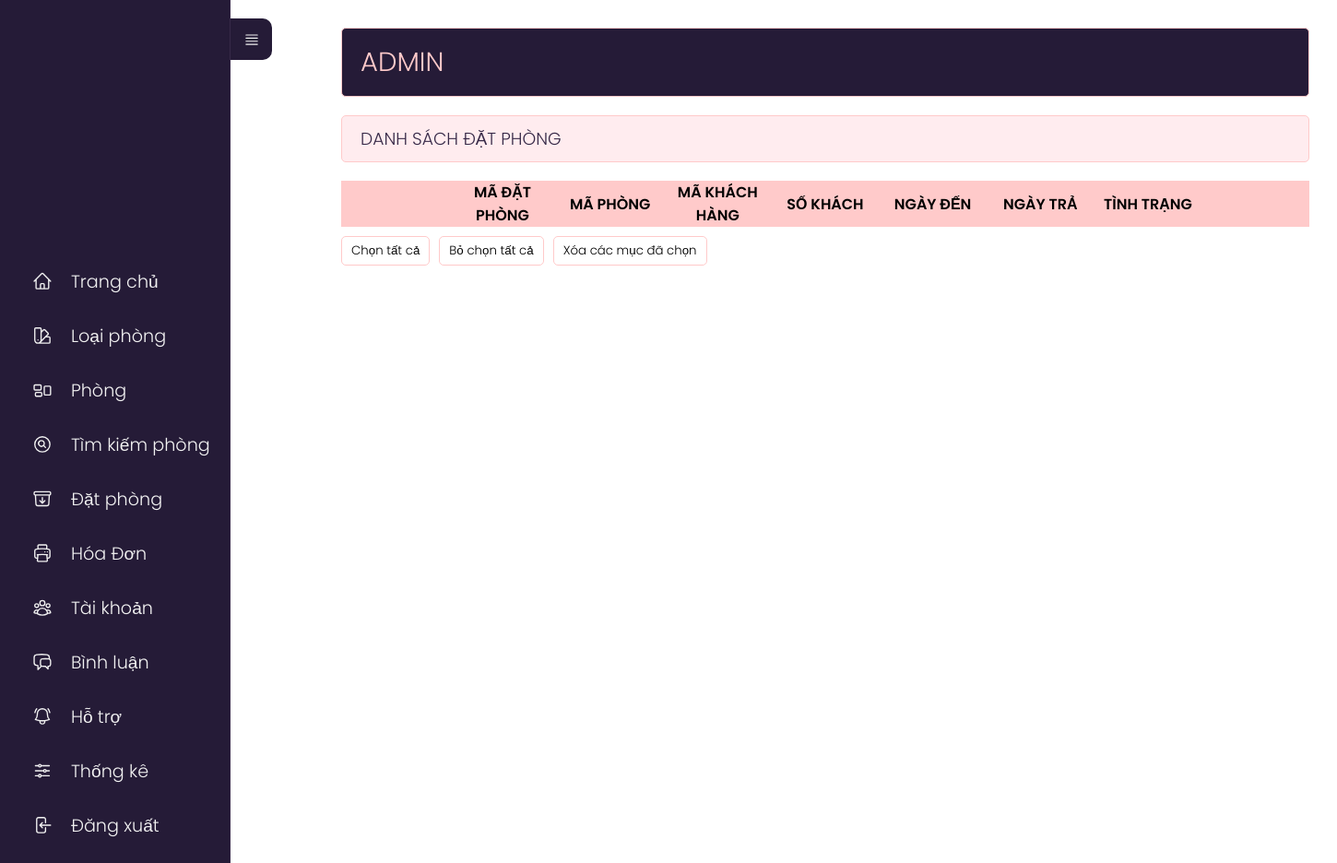
Page /admin/index.php?act=listdp (signed in) on the earlier database version.
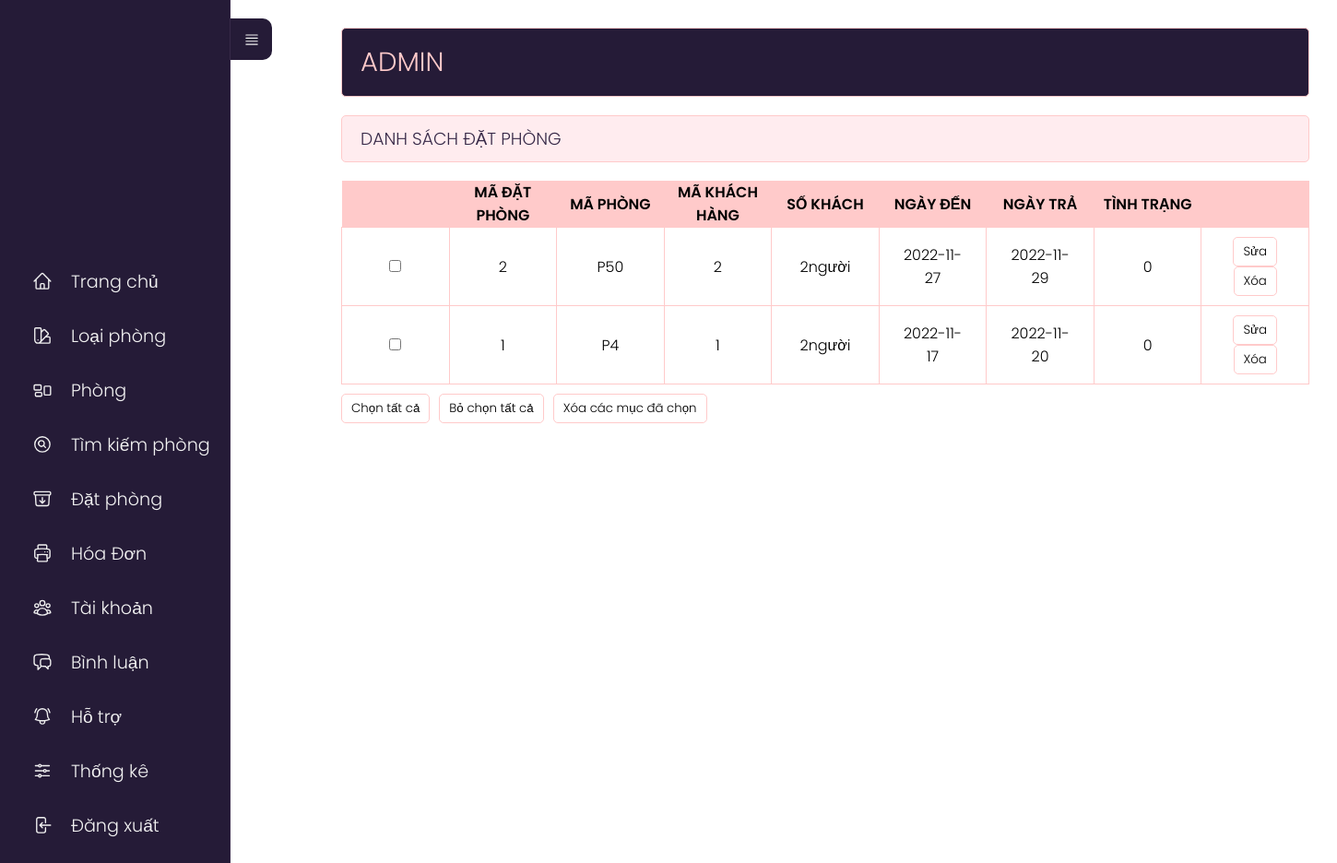
Same page on the later database version.
### tables this page shows
CREATE TABLE `datphong` (
  `id_order` int(11) NOT NULL,
  `id_phong` int(11) NOT NULL,
  `id_user` int(11) NOT NULL,
  `sokhach` int(2) NOT NULL,
  `ngayden` date NOT NULL,
  `ngaytra` date NOT NULL,
  `tinhtrang` tinyint(2) NOT NULL DEFAULT 0
);

### model/pdo.php (called while the page is built, shortened)
<?php
function pdo_get_connection(){
    $dburl = "mysql:host=localhost;dbname=khachsan;charset=utf8";
    $user = 'root';
    $password = '';
    $conn = new PDO($dburl, $user, $password);
    $conn->setAttribute(PDO::ATTR_ERRMODE, PDO::ERRMODE_EXCEPTION);
    return $conn;
}
function pdo_query($sql){
    $sql_args = array_slice(func_get_args(), 1);
    try{
        $conn = pdo_get_connection();
        $stmt = $conn->prepare($sql);
        $stmt->execute($sql_args);
        $rows = $stmt->fetchAll();
        return $rows;
    }
    catch(PDOException $e){
        throw $e;
    }
    finally{
        unset($conn);
    }
}

### model/datphong.php (called while the page is built, shortened)
<?php
    function loadall_datphong(){
        $sql="SELECT * FROM datphong order by id_order desc";
        $listdp=pdo_query($sql);
        return $listdp;
    }
?>

### admin/datphong/list.php (the view, shortened to what this page needs)
<div class="row">
    <div class="row mb headeradmin" style="width:1050px;">
        <h1 style="padding: 15px 0;">ADMIN </h1>
    </div>
    <div class="row formtittle" style="width:1050px;">
        <h3>DANH SÁCH ĐẶT PHÒNG</h3>
    </div>
    <div class="row formcontent">
        <form action="index.php?act=listdp" method="post">
            <div class="row mb10 formdshanghoa" style="width:1050px;">
                <table>
                    <tr>
                        <th></th>
                        <th>MÃ ĐẶT PHÒNG</th>
                        <th>MÃ PHÒNG</th>
                        <th>MÃ KHÁCH HÀNG</th>
                        <th>SỐ KHÁCH</th>
                        <th>NGÀY ĐẾN</th>
                        <th>NGÀY TRẢ</th>
                        <th>TÌNH TRẠNG</th>
                        <th></th>
                    </tr>
                    <?php
                    foreach ($listdp as $datphong) {
                        extract($datphong);
                        $suadp = "index.php?act=suadp&id=" . $id_order;
                        $xoadp = "index.php?act=xoadp&id=" . $id_order;
                        echo '<tr>
                                        <td><input type="checkbox" name="name"></td>
                                        <td>' . $id_order . '</td>
                                        <td>P' . $id_phong . '</td>
                                        <td>' . $id_user . '</td>
                                        <td>' . $sokhach . 'người</td>
                                        <td>' . $ngayden . '</td>
                                        <td>' . $ngaytra . '</td>
                                        <td>' . $tinhtrang . '</td>
                                        <td><a href="' . $suadp . '"><input type="button" value="Sửa"></a>  <a onclick="return DELETE()" href="' . $xoadp . '"><input type="button" value="Xóa"></a></td>
                                    </tr>';
                    }
                    ?>
                </table>
            </div>
            <div class="row mb10" style="display:flex;">
                <input type="button" id="btn1" value="Chọn tất cả">
                <input type="button" id="btn2" value="Bỏ chọn tất cả" style="margin-left:10px;">
                <input type="button" value="Xóa các mục đã chọn" style="margin-left:10px;">
            </div>
        </form>
    </div>
</div>
</div>

### admin/index.php (shortened to what this page needs)
<?php
if (isset($_SESSION['role']) && $_SESSION['role'] == 1) {
    include "../model/pdo.php";
    include "../model/datphong.php";
    include "header.php";
    if (isset($_GET['act'])) {
        $act = $_GET['act'];
        switch ($act) {
            case 'listdp':
                $listdp = loadall_datphong("");
                include "datphong/list.php";
                break;
        }
    }
    include "footer.php";
} else {
    header('Location: login.php');
}

### admin/header.php (shortened to what this page needs)
<!DOCTYPE html>
<html lang="en">
<head>
  <link rel="stylesheet" href="../view_demo/css/styleadmin.css">
</head>
<body>
  <div class="content_menu">
    <nav>
      <div class="toggle_menu"><svg xmlns="http://www.w3.org/2000/svg" fill="none" viewBox="0 0 24 24" stroke-width="1.5" stroke="currentColor" class="w-6 h-6" style="width:40%;">
          <path stroke-linecap="round" stroke-linejoin="round" d="M3.75 5.25h16.5m-16.5 4.5h16.5m-16.5 4.5h16.5m-16.5 4.5h16.5" />
        </svg>
      </div>
      <ul>
        <li><a href="index.php">
            Trang chủ</a></li>
        <li><a href="index.php?act=addlp">
            Loại phòng</a></li>
        <li><a href="index.php?act=addp">
            Phòng</a></li>
        <li><a href="index.php?act=searchp">
            Tìm kiếm phòng</a></li>
        <li><a href="index.php?act=listdp">
            Đặt phòng</a></li>
        <li><a href="index.php?act=listhd">
            Hóa Đơn</a></li>
        <li><a href="index.php?act=dskh">
            Tài khoản</a></li>
        <li><a href="index.php?act=listbl">
            Bình luận</a></li>
        <li><a href="index.php?act=dsht">
            Hỗ trợ</a></li>
        <li><a href="index.php?act=thongke">
            Thống kê</a></li>
        <li><a href="index.php?act=thoat">
            Đăng xuất</a></li>
      </ul>
    </nav>
  </div>
  <section class="content_admin">
    <div class="boxcenter">

### admin/footer.php
</section>
</body>
</html>

### view_demo/css/styleadmin.css (style rules this page uses)
* { padding: 0; margin: 0; box-sizing: border-box; font-family: 'Poppins', sans-serif; font-weight: 300; }
body { position: relative; width: 100%; min-height: 150vh; }
.boxcenter { position: absolute; top: 0; left: 250px; width: calc(100% -250px); height: 100vh; display: flex; padding: 20px; }
.row { float: left; width: 70%; }
.mb { margin-bottom: 20px; }
.mb10 { margin-bottom: 10px; }
.formtk input[type="submit"], .formcontent input[type="submit"], .formcontent input[type="reset"], .formcontent input[type="button"] { border-radius: 5px; padding: 5px 10px; background-color: #ffffff; border: 1px solid #FFCACA; }
.headeradmin { background-color: #251B37; border: 1px solid #FFCACA; color: #FFCACA; border-radius: 5px; padding: 0px 20px; width: 70%; }
.headeradmin h1 { font-size: 2vw; }
.formtittle { background-color: #FFECEF; border: 1px solid #FFCACA; color: #372948; border-radius: 5px; padding: 10px 20px; }
.formcontent { padding: 20px 0; }
table tr th { font-weight: 600; }
.formdshanghoa table { width: 100%; border-collapse: collapse; }
.formdshanghoa table th:nth-child(1) { width: 10%; padding: 20px; background-color: #FFCACA; }
.formdshanghoa table th:nth-child(2) { width: 10%; background-color: #FFCACA; }
.formdshanghoa table th:nth-child(3) { width: 10%; background-color: #FFCACA; }
.formdshanghoa table th:nth-child(4) { width: 10%; background-color: #FFCACA; }
.formdshanghoa table th:nth-child(5) { width: 10%; background-color: #FFCACA; }
.formdshanghoa table th:nth-child(6) { width: 10%; background-color: #FFCACA; }
.formdshanghoa table th:nth-child(7) { width: 30%; background-color: #FFCACA; }
.formdshanghoa table th:nth-child(8) { width: 10%; background-color: #FFCACA; }
.formdshanghoa table td { border: 1px solid #FFCACA; padding: 10px 20px; text-align: center; }
.formdshanghoa table th:nth-child(7) { width: 10%; background-color: #FFCACA; }
.formdshanghoa table th:nth-child(9) { width: 10%; background-color: #FFCACA; }
.content_menu nav { position: fixed; width: 250px; height: 100%; background-color: #251B37; display: flex; align-items: center; border-right: 1px solid #372948; z-index: 1000; }
.content_menu nav ul { width: 100%; list-style: none; overflow: hidden; }
.content_menu nav ul li a { width: 100%; color: #f2f2f2; font-size: 1.2em; text-decoration: none; display: inline-flex; align-items: center; padding: 15px; transition: linear 0.5s; }
.content_menu nav ul li a svg { margin: 0 20px; color: #f2f2f2; font-size: 1.2em; transition: linear 0.2s; }
.content_admin { position: absolute; top: 0; left: 100px; width: calc(100% -250px); height: 100vh; display: flex; top:10px; padding: 20px; transition: ease-in-out 0.5s; }
nav .toggle_menu { position: absolute; top: 20px; right: -46px; width: 45px; height: 45px; display: flex; justify-content: center; align-items: center; background-color: #251B37; border-radius: 0 10px 10px 0; cursor: pointer; transition: linear 0.2s; }
nav .toggle_menu svg { color: #f2f2f2; font-size: 1.5em; transition: linear 0.2s; }

Differences in the rows shown:
added datphong: id_order "2", id_phong "50", id_user "2", sokhach "2", ngayden "2022-11-27", ngaytra "2022-11-29", tinhtrang "0"
added datphong: id_order "1", id_phong "4", id_user "1", sokhach "2", ngayden "2022-11-17", ngaytra "2022-11-20", tinhtrang "0"
